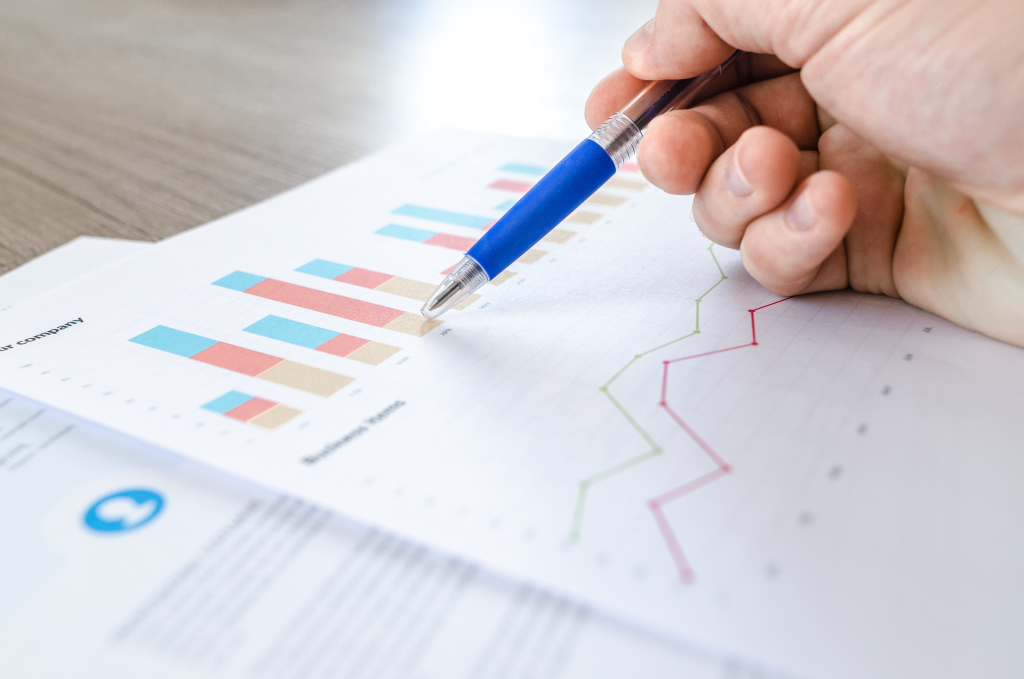
#> input picture Day04/a.jpg, 6144 x 4069 px (shown at 1/6 size)
$ python imgprocess.py
#> lines starting #> are read from the running program, lines starting #| are printed output that depends on the picture
"""
Code Challenge
  Name:
    Image Processing using PIL
  Filename:
    imgprocess.py
  Problem Statement:
    Given an image, perform image processing operations.

    Keep only one output image i.e perform all tasks on the same image (override)
    and print only the name of your output image with extension name in the end of your program.

    Take the Image name from User (Handle the extension for image file name in your code)

    The image processing features to be provided by your code are:

        a.     Greyscale
        .b.     Rotate_90 (Rotate the given image file by 90 clockwise)
        c.     Crop (Center) (size = 160(W), 204(H))
        d.     Thumbnail – Generate the thumbnail of the given image (size = 75, 75)

"""
from PIL import Image
import os


# Open the image and create it's instance
img = Image.open("a.jpg")
#> img is the input picture: PIL image 6144x4069 RGB; mean R, G, B 209.5, 205.3, 209.2

# Gives the dimensions or the size of the image
print ("original image size=",img.size)
#| original image size= (6144, 4069)


# Resizing the image
small_im = img.resize((160, 240), resample=Image.BICUBIC)
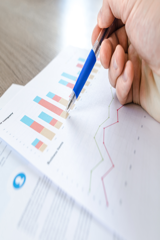
#> small_im: PIL image 160x240 RGB; mean R, G, B 209.5, 205.4, 209.2
small_im.save('b.jpg')
print("resize image :-",small_im.size)
#| resize image :- (160, 240)

#rotate the image 90`

# ROTATE_90, ROTATE_180, ROTATE_270
# ROTATE_90, ROTATE_180, ROTATE_270
img_rotate = img.transpose(Image.ROTATE_90)
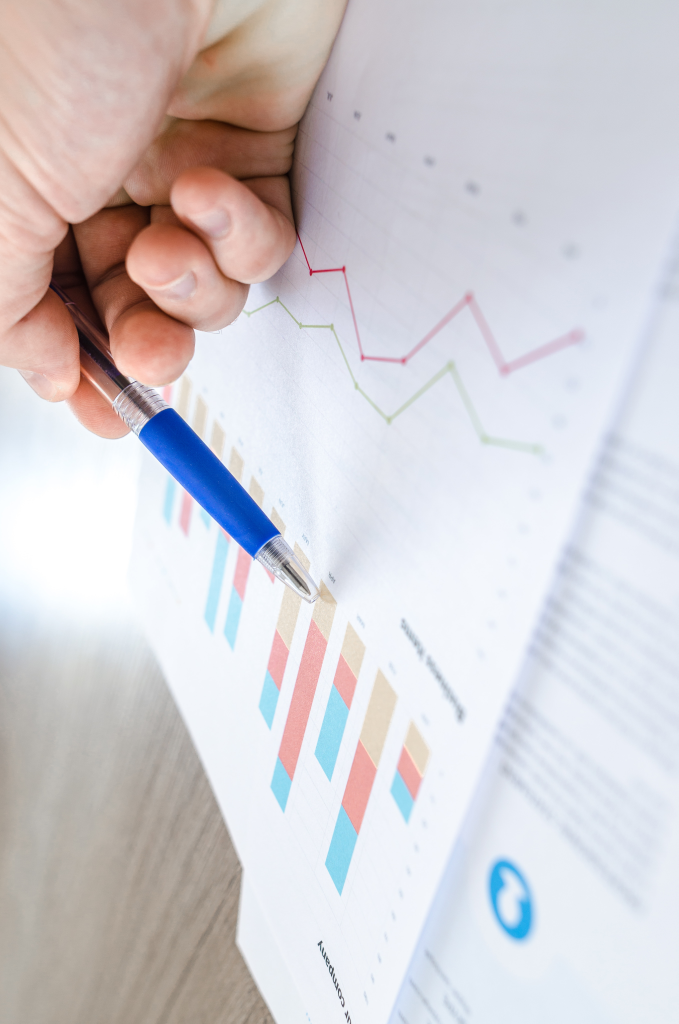
#> img_rotate: PIL image 4069x6144 RGB (shown at 1/6 size); mean R, G, B 209.5, 205.3, 209.2

# Displays the rotated image
#img_rotate.show()

img_rotate.save("sample1.jpg")
print("after rotating 90 degree image size=",img_rotate.size)
#| after rotating 90 degree image size= (4069, 6144)


# Creating Thumbnail
img = Image.open("sample1.jpg")
#> img: PIL image 4069x6144 RGB
img.thumbnail((75, 75))
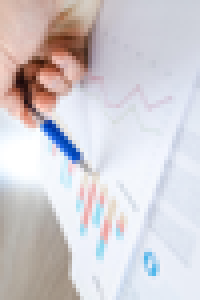
#> img: PIL image 50x75 RGB (shown 4 times larger); mean R, G, B 209.7, 205.2, 209.6
print("thumbnail image size=",img.width, img.height)
#| thumbnail image size= 50 75
img.save('thumb_sample1.jpg')


#gray image

import numpy as np
import matplotlib.pyplot as py

img = py.imread('a1.jpg')
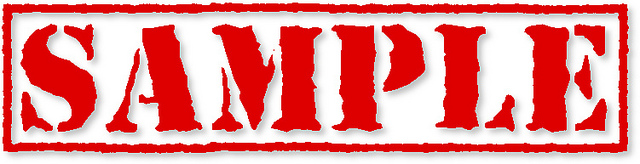
#> input picture Day04/a1.jpg, 640 x 164 px
#> img is the input picture: shape (164, 640, 3); mean R, G, B 232.1, 140.9, 140.9
py.imshow(img)
def rgb2gray(rgb):
    fil = [0.299, 0.587, 0.144, 0]
#> (the run stopped early here; a loop or call above may not have finished)
